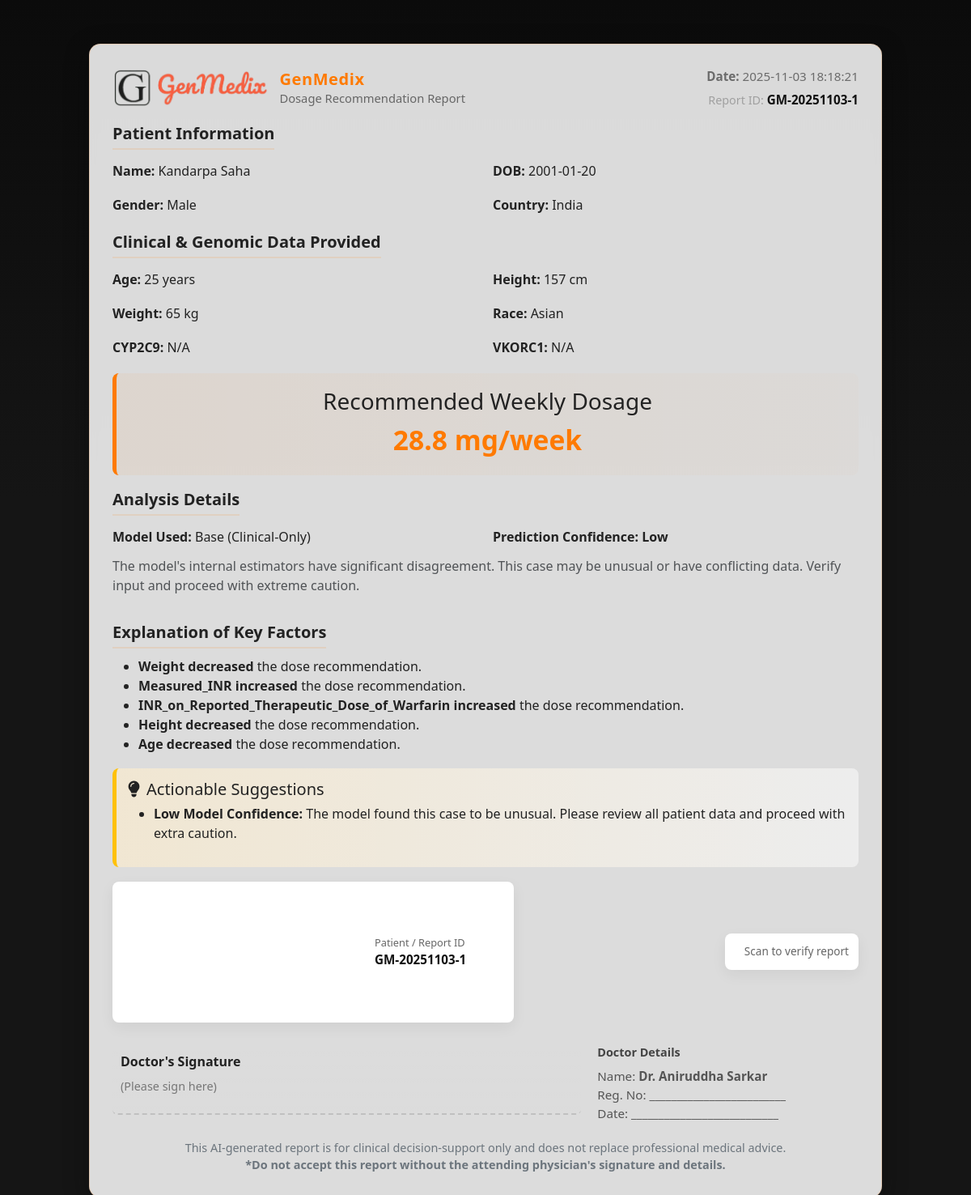
Page /report/1 (signed in) on the committed database.
### app.py (models this page shows)
class Patient(db.Model):
    id = db.Column(db.Integer, primary_key=True)
    full_name = db.Column(db.String(150), nullable=False)
    dob = db.Column(db.String(10)) # Store as YYYY-MM-DD
    gender = db.Column(db.String(10))
    aadhar = db.Column(db.String(12), unique=True) # Patient's Aadhar
    country = db.Column(db.String(50))
    address = db.Column(db.String(200))
    doctor_id = db.Column(db.Integer, db.ForeignKey('user.id'), nullable=False)
    reports = db.relationship('Report', backref='patient', lazy=True, cascade="all, delete-orphan")

class Report(db.Model):
    id = db.Column(db.Integer, primary_key=True)
    generated_at = db.Column(db.DateTime, default=datetime.utcnow)
    drug_name = db.Column(db.String(50), nullable=False)
    predicted_dose = db.Column(db.String(50))
    model_used = db.Column(db.String(50))
    confidence = db.Column(db.String(20))
    doctor_name = db.Column(db.String(150))
    report_data_json = db.Column(db.Text)
    patient_id = db.Column(db.Integer, db.ForeignKey('patient.id'), nullable=False)

### app.py (the view)
@app.route('/report/<int:report_id>')
@login_required
def view_report(report_id):
    report = Report.query.get_or_404(report_id)
    if report.patient.doctor_id != current_user.id:
        flash("You are not authorized to view this report.", "danger")
        return redirect(url_for('dashboard'))
    try:
        report_data = json.loads(report.report_data_json)
    except:
        flash("Error: Report data is corrupted.", "danger")
        return redirect(url_for('view_patient', patient_id=report.patient_id))
    response = make_response(render_template(
        'display_report.html',
        patient_info=report_data.get('patient_info'),
        clinical_info=report_data.get('clinical_info'),
        results=report_data.get('results'),
        doctor_name=report_data.get('doctor_name'),
        request=None  # Set request to None to hide the download button
    ))
    response.headers['Cache-Control'] = 'no-cache, no-store, must-revalidate'
    response.headers['Pragma'] = 'no-cache'
    response.headers['Expires'] = '0'
    return response

### app.py (called while the page is built)
@login_manager.user_loader
def load_user(user_id):
    return User.query.get(int(user_id))

### templates/display_report.html (shortened to what this page needs)
<!DOCTYPE html>
<html lang="en">
<head>
    <link href="https://cdn.jsdelivr.net/npm/bootstrap@5.3.2/dist/css/bootstrap.min.css" rel="stylesheet">
    <link rel="stylesheet" href="https://cdnjs.cloudflare.com/ajax/libs/font-awesome/6.5.1/css/all.min.css">
    <link href="https://cdnjs.cloudflare.com/ajax/libs/aos/2.3.4/aos.css" rel="stylesheet">
</head>
<body>
    <div class="report-wrap">
        <div class="report-card" data-aos="fade-up" data-aos-duration="900">
            <div class="report-header">
                <div class="brand">
                    <img src="{{ url_for('static', filename='assets/images/image.png') }}" alt="GenMedix Logo" />
                    <div>
                        <h1>GenMedix</h1>
                        <div style="font-size:0.92rem; color:#666;">Dosage Recommendation Report</div>
                    </div>
                </div>
                <div class="report-meta">
                    <div><strong>Date:</strong> {{ results.generated_at }}</div>
                    <div style="margin-top:6px; color:#a0a0a0; font-size:0.9rem;">Report ID:
                        <span class="patient-id">
                            {{ results.report_id }}
                        </span>
                    </div>
                </div>
            </div>
            <h5 class="section-title" data-aos="fade-right">Patient Information</h5>
            <div class="info-grid" data-aos="fade-up" data-aos-duration="700">
                <p><strong>Name:</strong> {{ patient_info.patient_name }}</p>
                <p><strong>DOB:</strong> {{ patient_info.patient_dob }}</p>
                <p><strong>Gender:</strong> {{ patient_info.patient_gender }}</p>
                <p><strong>Country:</strong> {{ patient_info.patient_country }}</p>
            </div>
            <h5 class="section-title" data-aos="fade-right">Clinical & Genomic Data Provided</h5>
            <div class="info-grid" data-aos="fade-up" data-aos-duration="700">
                <p><strong>Age:</strong> {{ clinical_info.Age }} years</p>
                <p><strong>Height:</strong> {{ clinical_info.Height__cm_ }} cm</p>
                <p><strong>Weight:</strong> {{ clinical_info.Weight__kg_ }} kg</p>
                <p><strong>Race:</strong> {{ clinical_info.Race_Display }}</p>
                <p><strong>CYP2C9:</strong> {{ clinical_info.CYP2C9_Display }}</p>
                <p><strong>VKORC1:</strong> {{ clinical_info.VKORC1_Display }}</p>
            </div>
            <div class="recommendation" data-aos="zoom-in" data-aos-duration="700">
                <h3 style="margin:0 0 6px 0;">Recommended Weekly Dosage</h3>
                <div class="dose">{{ results.predicted_dose_mg_per_week }} mg/week</div>
            </div>
            <h5 class="section-title" data-aos="fade-right">Analysis Details</h5>
            <div class="info-grid" data-aos="fade-up">
                <p><strong>Model Used:</strong> {{ results.model_used }}</p>
                <p><strong>Prediction Confidence:</strong> <span class="fw-bold">{{ results.confidence_score }}</span></p>
            </div>
            <p class="mt-2 text-muted" data-aos="fade-up">{{ results.confidence_explanation }}</p>
            <h5 class="section-title" data-aos="fade-right">Explanation of Key Factors</h5>
            <ul data-aos="fade-up">
                {% for explanation in results.human_explanation %}
                    <li>{{ explanation | safe }}</li>
                {% endfor %}
            </ul>
            <div class="suggestions" data-aos="fade-up">
                <h5 style="margin-top:0; margin-bottom:6px;"><i class="fas fa-lightbulb me-2"></i>Actionable Suggestions</h5>
                <ul>
                    {% for suggestion in results.clinical_suggestions %}
                        <li>{{ suggestion | safe }}</li>
                    {% endfor %}
                </ul>
            </div>
            <div class="id-block" data-aos="fade-up" data-aos-duration="700">
                <div class="barcode-wrap" style="align-items:center;">
                    <div>
                        <svg id="barcode"></svg>
                    </div>
                    <div style="min-width:160px;">
                        <div style="font-size:0.8rem; color:#666;">Patient / Report ID</div>
                        <div class="patient-id">
                            {{ results.report_id }}
                        </div>
                    </div>
                </div>
                <div class="qr-wrap" style="align-items:center;">
                    <div style="font-size:0.85rem; color:#666;">Scan to verify report</div>
                </div>
            </div>
            <div class="signature" data-aos="fade-up">
                <div class="sig-box" aria-label="Doctor signature placeholder">
                    <div class="sig-label">Doctor's Signature</div>
                    <div style="color:#777; font-size:0.9rem;">(Please sign here)</div>
                </div>
                <div class="sig-info">
                    <div style="font-weight:700; margin-bottom:8px;">Doctor Details</div>
                    <div style="color:#555; font-size:0.95rem;">
                        Name: <strong>{{ doctor_name }}</strong><br>
                        Reg. No: _________________________<br>
                        Date: ___________________________
                    </div>
                </div>
            </div>
            <div style="margin-top:20px; color:#6c757d; font-size:0.9rem; text-align:center;">
            This AI-generated report is for clinical decision-support only and does not replace professional medical advice. <br>  <strong> *Do not accept this report without the attending physician's signature and details.</strong>
            </div>
        </div>
    </div>
</body>
</html>

### templates/display_report.html (style rules this page uses)
:root { --brand-orange: #ff7a00; --bg-dark: #0d0d0d; --panel-bg: rgba(255,255,255,0.85); --glass-border: rgba(255,122,0,0.18); }
body { background: linear-gradient(180deg, #0b0b0b 0%, #151515 40%), #f4f6f9; min-height: 100vh; color: #222; font-family: system-ui, "Segoe UI", Roboto, "Helvetica Neue", Arial; padding: 30px 18px; }
.report-wrap { max-width: 980px; margin: 24px auto; position: relative; }
.report-card { background: var(--panel-bg); border-radius: 14px; padding: 28px; box-shadow: 0 8px 30px rgba(10,10,10,0.45); backdrop-filter: blur(6px) saturate(120%); border: 1px solid var(--glass-border); overflow: hidden; transition: transform .35s ease, box-shadow .35s ease; }
.report-header { display: flex; align-items: center; gap: 18px; justify-content: space-between; }
.brand { display:flex; align-items:center; gap:12px; }
.brand img { height:48px; width:auto; object-fit:contain; display:block; }
.brand h1 { margin:0; font-size:1.25rem; color:var(--brand-orange); font-weight:700; letter-spacing:0.6px; font-family: "Segoe UI", Roboto, sans-serif; }
.report-meta { text-align:right; color:#6b6b6b; font-size:0.95rem; }
.section-title { display:inline-block; margin: 18px 0 10px 0; padding-bottom:6px; font-weight:700; color: #222; border-bottom: 2px solid rgba(255,122,0,0.12); }
.info-grid { display: grid; grid-template-columns: repeat(2, 1fr); gap: 10px 18px; align-items: start; }
.info-grid p { margin: 4px 0; color: #222; }
.recommendation { background: linear-gradient(90deg, rgba(255,122,0,0.06), rgba(255,122,0,0.02)); border-left: 5px solid var(--brand-orange); padding: 18px; margin-top: 16px; text-align: center; border-radius: 8px; }
.recommendation .dose { color: var(--brand-orange); font-size: 2.1rem; font-weight:800; }
.suggestions { background: linear-gradient(90deg, rgba(255,238,204,0.6), rgba(255,255,255,0.5)); border-left: 5px solid #ffc107; padding: 14px; margin-top: 18px; border-radius:8px; }
.id-block { display:flex; gap: 18px; align-items:center; justify-content: space-between; margin-top: 18px; flex-wrap:wrap; }
.barcode-wrap, .qr-wrap { background: #fff; padding: 12px; border-radius: 8px; box-shadow: 0 6px 18px rgba(10,10,10,0.06); display:flex; align-items:center; gap:12px; }
.barcode-wrap svg, .qr-wrap canvas { display:block; }
.patient-id { font-weight:700; color:#111; font-size:0.95rem; }
.signature { margin-top: 26px; display:flex; gap: 20px; align-items:flex-start; }
.signature .sig-box { flex: 1 1 60%; min-height: 88px; border-bottom: 2px dashed rgba(0,0,0,0.12); background: linear-gradient(180deg, rgba(255,255,255,0.0), rgba(255,255,255,0.02)); border-radius: 6px; padding: 10px; }
.signature .sig-info { flex: 0 0 35%; font-size:0.9rem; color:#444; }
.sig-label { font-weight:700; color:#222; margin-bottom:8px; }

### rows in the picture
Patient: patient_name "Kandarpa Saha", patient_gender "Male", patient_country "India"
Report: model_used "Base (Clinical-Only)", confidence_score "Low"

### other values in the picture
{{ results.generated_at }} "2025-11-03 18:18:21"
{{ results.report_id }} "GM-20251103-1"
{{ patient_info.patient_dob }} "2001-01-20"
{{ clinical_info.Age }} "25"
{{ clinical_info.Height__cm_ }} "157"
{{ clinical_info.Weight__kg_ }} "65"
{{ clinical_info.Race_Display }} "Asian"
{{ clinical_info.CYP2C9_Display }} "N/A"
{{ clinical_info.VKORC1_Display }} "N/A"
{{ results.predicted_dose_mg_per_week }} "28.8"
{{ results.confidence_explanation }} "The model's internal estimators have significant disagreement. This case may be unusual or have conflicting data. Verify input and proceed with extreme caution."
{{ explanation | safe }} "Weight decreased the dose recommendation." "Measured_INR increased the dose recommendation." "INR_on_Reported_Therapeutic_Dose_of_Warfarin increased the dose recommendation." "Height decreased the dose recommendation." "Age decreased the dose recommendation."
{{ suggestion | safe }} "Low Model Confidence: The model found this case to be unusual. Please review all patient data and proceed with extra caution."
{{ doctor_name }} "Dr. Aniruddha Sarkar"
